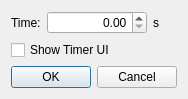
<?xml version="1.0" encoding="UTF-8"?>
<ui version="4.0">
 <class>JumpTimerSettings</class>
 <widget class="QDialog" name="JumpTimerSettings">
  <property name="geometry">
   <rect>
    <x>0</x>
    <y>0</y>
    <width>174</width>
    <height>92</height>
   </rect>
  </property>
  <property name="windowTitle">
   <string>Timer Settings</string>
  </property>
  <layout class="QVBoxLayout" name="verticalLayout">
   <item>
    <layout class="QHBoxLayout" name="horizontalLayout">
     <item>
      <widget class="QLabel" name="timeLabel">
       <property name="text">
        <string>Time:</string>
       </property>
      </widget>
     </item>
     <item>
      <widget class="QDoubleSpinBox" name="timeInput">
       <property name="minimumSize">
        <size>
         <width>100</width>
         <height>0</height>
        </size>
       </property>
       <property name="alignment">
        <set>Qt::AlignRight|Qt::AlignTrailing|Qt::AlignVCenter</set>
       </property>
       <property name="maximum">
        <double>999999.989999999990687</double>
       </property>
      </widget>
     </item>
     <item>
      <widget class="QLabel" name="secLabel">
       <property name="text">
        <string>s</string>
       </property>
      </widget>
     </item>
    </layout>
   </item>
   <item>
    <widget class="QCheckBox" name="showUIBox">
     <property name="text">
      <string>Show Timer UI</string>
     </property>
    </widget>
   </item>
   <item>
    <widget class="QDialogButtonBox" name="buttonBox">
     <property name="orientation">
      <enum>Qt::Horizontal</enum>
     </property>
     <property name="standardButtons">
      <set>QDialogButtonBox::Cancel|QDialogButtonBox::Ok</set>
     </property>
    </widget>
   </item>
  </layout>
 </widget>
 <resources/>
 <connections>
  <connection>
   <sender>buttonBox</sender>
   <signal>accepted()</signal>
   <receiver>JumpTimerSettings</receiver>
   <slot>accept()</slot>
   <hints>
    <hint type="sourcelabel">
     <x>248</x>
     <y>254</y>
    </hint>
    <hint type="destinationlabel">
     <x>157</x>
     <y>274</y>
    </hint>
   </hints>
  </connection>
  <connection>
   <sender>buttonBox</sender>
   <signal>rejected()</signal>
   <receiver>JumpTimerSettings</receiver>
   <slot>reject()</slot>
   <hints>
    <hint type="sourcelabel">
     <x>316</x>
     <y>260</y>
    </hint>
    <hint type="destinationlabel">
     <x>286</x>
     <y>274</y>
    </hint>
   </hints>
  </connection>
 </connections>
</ui>
